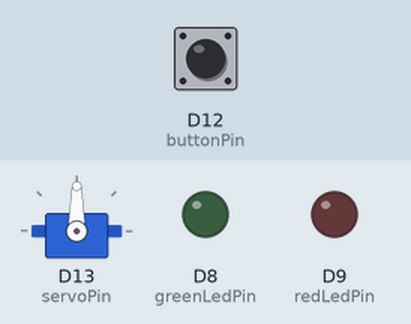
Simulated run of this sketch. Board: Arduino Zero (SAMD21). On the bench: servo, output pins drawn as LEDs (lit = HIGH). The inputs (shaded band) are chosen by the test bench; at power-on: D12 (buttonPin) LOW. What the sketch prints to the serial monitor is not drawn.

Above: at 0.0 s.
At 0.6 s:
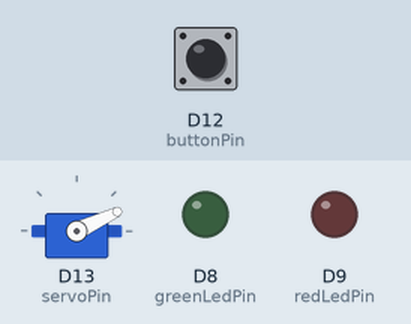
At 4.2 s:
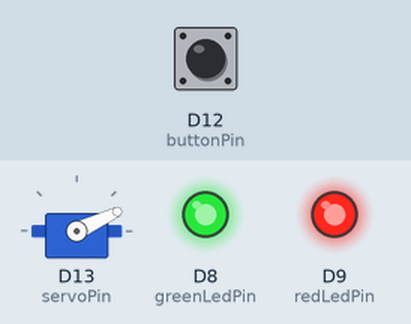
4.3 s: D12 (buttonPin) pulled HIGH for 0.15 s
Timing chart, 0 to 7.3 s (numbered marks = the images above; inputs shaded):
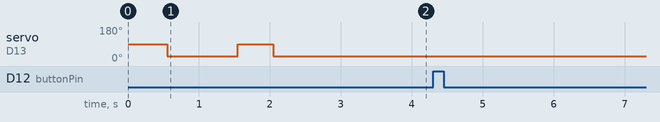

Measured:
- after the input at 4.3 s, every drawn part: stays the same

The sketch:

Test_Materiel_FAE.ino
```cpp
 /*
 * Projet MERITE  - Code de test des différents éléments de la carte accompagnant les cartes Sparkfun
 *
 * Objectif : Verifier le fonctionnement des éléments suivants du PCB :
 *              - Des deux LEDs (rouge et verte)
 *              - Du bouton
 *              - Du servomoteur
 *
 * Auteur(s) : Romain Rousseau
 * Dernière modification : 03/07/2018
 */

//Bibliotèques
#include <Servo.h>

//Déclaration des élements
Servo motor;

//Constantes
const int buttonPin = 12;
const int redLedPin = 9;
const int greenLedPin = 8;
const int servoPin = 13;

#define SerialPort SerialUSB

//Initialisation
void setup()
{
  //Ouverture d'un port de Debug
  SerialPort.begin(9600);

  //Déclaration des entrées/sorties
  pinMode(redLedPin, OUTPUT);           //LED rouge
  pinMode(greenLedPin, OUTPUT);         //LED VERTE
  pinMode(buttonPin, INPUT);            //Bouton

  //Test moteur
  MotorTest();

  //Test des leds
  //Devrait les allumer
  digitalWrite(redLedPin, HIGH);
  digitalWrite(greenLedPin, HIGH);
}

//Programme qui tourne en continue
void loop()
{
  //Test du bouton
  //Devrait afficher : "Bouton" dans la console série à chaque appui"
  if (digitalRead(buttonPin) == 1)
  {
    SerialPort.println("Bouton");
  }else{

  }
}

//Test de fonctionnement du servomoteur.
//Devrait s'ouvrir et se fermer 2 fois.
void MotorTest()
{
  //Initialisation du moteur
  motor.attach(servoPin);
  delay(50);

  for (int i=0 ; i<=1 ; i++)
  {
    motor.write(90); //Ouvert
    delay(500);
    motor.write(25); //Fermé
    delay(1000);
  }
}
```
